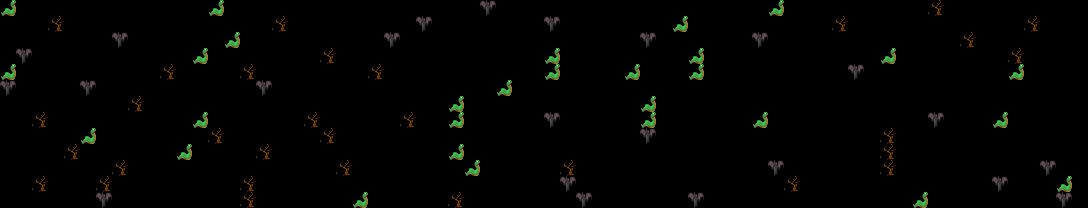

This game map was drawn from its Tiled (.tmx) file and the tilesets committed beside it. A one-line description and the full map source follow:
An orthogonal 68x13 tile map with 16x16 px tiles, 1 tile layer (Tile Layer 1).

<map version="1.4" tiledversion="1.4.3" orientation="orthogonal" renderorder="right-down" width="68" height="13" tilewidth="16" tileheight="16" infinite="0" nextlayerid="2" nextobjectid="1">
 <tileset firstgid="1" name="barrierTileSet" tilewidth="16" tileheight="16" tilecount="4" columns="4">
  <image source="barrierTileSet.png" width="64" height="16" />
 </tileset>
 <layer id="1" name="Tile Layer 1" width="68" height="13">
  <data encoding="csv">
2,0,0,0,0,0,0,0,0,0,0,0,0,2,0,0,0,0,0,0,0,0,0,0,0,0,0,0,0,0,1,0,0,0,0,0,0,0,0,0,0,0,0,0,0,0,0,0,2,0,0,0,0,0,0,0,0,0,3,0,0,0,0,0,0,0,0,0,
0,0,0,3,0,0,0,0,0,0,0,0,0,0,0,0,0,3,0,0,0,0,0,0,0,0,1,0,0,0,0,0,0,0,1,0,0,0,0,0,0,0,2,0,0,0,0,0,0,0,0,0,3,0,0,0,0,0,0,0,0,0,0,0,3,0,0,0,
0,0,0,0,0,0,0,1,0,0,0,0,0,0,2,0,0,0,0,0,0,0,0,0,1,0,0,0,0,0,0,0,0,0,0,0,0,0,0,0,1,0,0,0,0,0,0,1,0,0,0,0,0,0,0,0,0,0,0,0,3,0,0,0,0,0,0,0,
0,1,0,0,0,0,0,0,0,0,0,0,2,0,0,0,0,0,0,0,3,0,0,0,0,0,0,0,0,0,0,0,0,0,2,0,0,0,0,0,0,0,0,2,0,0,0,0,0,0,0,0,0,0,0,2,0,0,0,0,0,0,0,3,0,0,0,0,
2,0,0,0,0,0,0,0,0,0,3,0,0,0,0,3,0,0,0,0,0,0,0,3,0,0,0,0,0,0,0,0,0,0,2,0,0,0,0,2,0,0,0,2,0,0,0,0,0,0,0,0,0,1,0,0,0,0,0,0,0,0,0,2,0,0,0,0,
1,0,0,0,0,1,0,0,0,0,0,0,0,0,0,0,1,0,0,0,0,0,0,0,0,0,0,0,0,0,0,2,0,0,0,0,0,0,0,0,0,0,0,0,0,0,0,0,0,0,0,0,0,0,0,0,0,0,0,0,0,0,0,0,0,0,0,0,
0,0,0,0,0,0,0,0,3,0,0,0,0,0,0,0,0,0,0,0,0,0,0,0,0,0,0,0,2,0,0,0,0,0,0,0,0,0,0,0,2,0,0,0,0,0,0,0,0,0,0,0,0,0,0,0,0,0,0,0,0,0,0,0,0,0,0,0,
0,0,3,0,0,0,0,0,0,0,0,0,2,0,0,0,0,0,0,3,0,0,0,0,0,3,0,0,2,0,0,0,0,0,1,0,0,0,0,0,2,0,0,0,0,0,0,2,0,0,0,0,0,0,0,0,0,0,1,0,0,0,2,0,0,0,0,0,
0,0,0,0,0,2,0,0,0,0,0,0,0,3,0,0,0,0,0,0,3,0,0,0,0,0,0,0,0,0,0,0,0,0,0,0,0,0,0,0,1,0,0,0,0,0,0,0,0,0,0,0,0,0,0,3,0,0,0,0,0,0,0,0,0,0,0,0,
0,0,0,0,3,0,0,0,0,0,0,2,0,0,0,0,3,0,0,0,0,0,0,0,0,0,0,0,2,0,0,0,0,0,0,0,0,0,0,0,0,0,0,0,0,0,0,0,0,0,0,0,0,0,0,3,0,0,0,0,0,0,0,0,0,0,0,0,
0,0,0,0,0,0,0,3,0,0,0,0,0,0,0,0,0,0,0,0,0,3,0,0,0,0,0,0,0,2,0,0,0,0,0,3,0,0,0,0,0,0,0,0,0,0,0,0,1,0,0,0,0,0,0,3,0,0,0,0,0,0,0,0,0,1,0,0,
0,0,3,0,0,0,3,0,0,0,0,0,0,0,0,3,0,0,0,0,0,0,0,0,0,0,0,0,0,0,0,0,0,0,0,1,0,0,0,0,0,0,0,0,0,0,0,0,0,3,0,0,0,0,0,0,0,0,0,0,0,0,1,0,0,0,2,0,
0,0,0,0,0,0,1,0,0,0,0,0,0,0,0,3,0,0,0,0,0,0,2,0,0,0,0,0,3,0,0,0,0,0,0,0,1,0,0,0,0,0,0,1,0,0,0,0,0,0,0,0,0,0,0,0,0,2,0,0,0,0,0,0,0,0,1,0
</data>
 </layer>
</map>